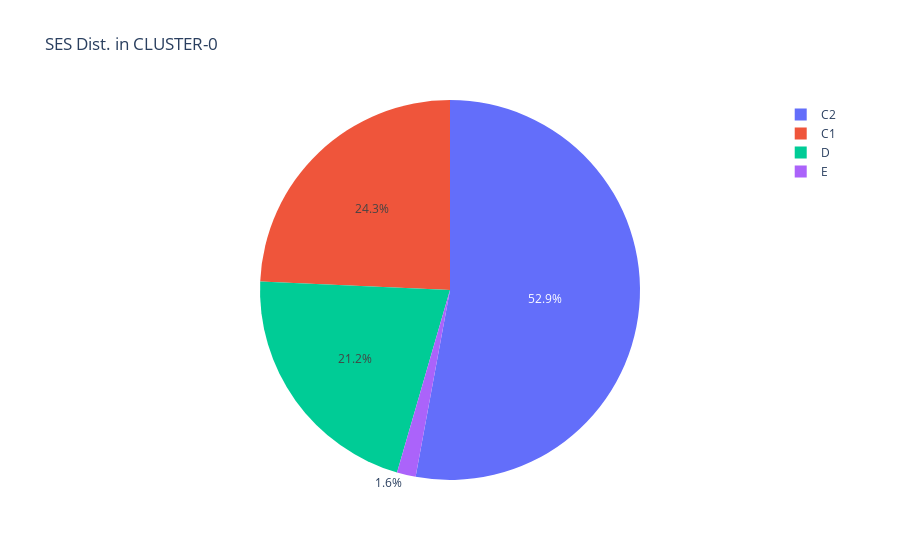

Notebook source saved alongside this figure:
### Code cell
pie=cluster_0.groupby('SES').size().reset_index()
pie.columns=['SES','value']
px.pie(pie,values='value',names='SES', title='SES Dist. in CLUSTER-0')

### Figure 1 — Plotly figure (JSON) as saved in the notebook; plotly's stock layout.template omitted (floating-point values rounded to 4 significant figures)
{"data": [{"domain": {"x": [0, 1], "y": [0, 1]}, "hovertemplate": "SES=%{label}<br>value=%{value}<extra></extra>", "labels": ["C1", "C2", "D", "E"], "legendgroup": "", "name": "", "showlegend": true, "type": "pie", "values": [2369, 5158, 2068, 156]}], "layout": {"autosize": true, "legend": {"tracegroupgap": 0}, "title": {"text": "SES Dist. in CLUSTER-0"}}}
